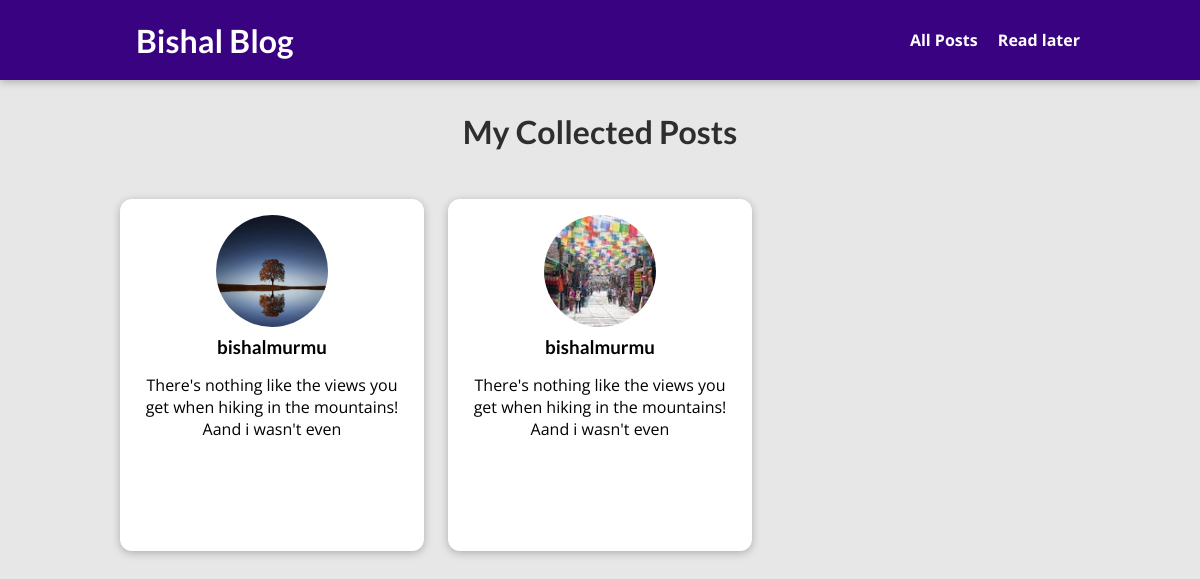
/posts/, run on the app's committed database.
### blog/models.py (models this page shows, shortened)
class Post(models.Model):
    title=models.CharField(max_length=20)
    image=models.ImageField(upload_to='image')
    author=models.CharField(max_length=50)
    date=models.DateTimeField(auto_now=True)
    excerpt=models.CharField(max_length=100)
    slug=models.SlugField(unique=True)
    content=models.TextField(validators=[MinLengthValidator(10)])
    author=models.ForeignKey(Author,on_delete=models.CASCADE)
    caption=models.ManyToManyField(Tag)

class Author(models.Model):
    first_name=models.CharField(max_length=20)
    last_name=models.CharField(max_length=20)
    email=models.EmailField(max_length=254)
    def full_name(self):
        return f'{self.first_name}{self.last_name}'
    def __str__(self):
        return self.full_name()

### blog/views.py (the view)
# urls.py: path('posts/',views.Postview.as_view(),name='all_post'),
class Postview(View):
    def get(self,request):
        all_post=Post.objects.all()
        content={
        'all_posts':all_post
    }
        return render(request,'blog/all_post.html',content)

### blog/templates/blog/all_post.html (shortened to what this page needs)
{% extends 'base.html' %}
{% load static %}
{% block cssfile %}
<link rel="stylesheet" type="text/css" href="{% static "index.css" %}">
<link rel="stylesheet" type="text/css" href="{% static "post.css" %}">
<link rel="stylesheet" type="text/css" href="{% static "all_post.css" %}">
{% endblock %}
{% block content %}
<header id='main-navigation'>
    <h1> <a href="{% url 'starting_page' %}"> Bishal Blog <a/> </h1>
        <nav>
            <a href="{% url 'all_post' %}">All Posts</a>
            <a href="{% url 'readlater' %}">Read later</a>
        </nav>
</header>
<section id="all-posts">
    <h2>My Collected Posts</h2>
    <ul>
    {% for item in all_posts %}
     {% include 'blog/include/include.html' %}
     {% endfor %}
    </ul>
  </section>
{% endblock %}

### blog/templates/blog/include/include.html
{% load static %}
<li>
    <article class="post">
      <a href="{% url 'specific_post' item.slug %}">
        <img src="{{item.image.url}}" alt="{{ item.title }}" />
        <div class="post__content">
            <h3>{{ item.author }}</h3>
          <p>
           {{ item.excerpt }}
          </p>
        </div>
      </a>
    </article>
  </li>

### blog/static/index.css (style rules this page uses)
.post { display: flex; justify-content: center; flex-direction: column; }

### blog/static/post.css (style rules this page uses)
.post { display: flex; flex-direction: column; align-items: center; text-align: center; }
.post a { text-decoration: none; color: black; transition: all 0.2s ease; padding: 1rem; }
.post img { width: 5rem; height: 5rem; object-fit: cover; border-radius: 50%; }
.post h3 { margin: 0.25rem 0; }

### blog/static/all_post.css (style rules this page uses)
body { background-color: #e7e7e7; }
#main-navigation { background-color: #390281; box-shadow: 0 2px 8px rgba(0, 0, 0, 0.25); }
#all-posts { margin: 7rem auto; width: 90%; max-width: 60rem; }
#all-posts h2 { text-align: center; font-size: 2rem; color: #2e2e2e; margin: 3rem 0; }
ul { list-style: none; margin: 0; padding: 0; display: grid; grid-template-columns: repeat(auto-fill, minmax(17rem, 1fr)); gap: 1.5rem; }
.post img { width: 7rem; height: 7rem; }
.post a { height: 22rem; transform-origin: center; box-shadow: 0 2px 8px rgba(0, 0, 0, 0.25); border-radius: 12px; background-color: white; }

### static/app.css (style rules this page uses)
* { box-sizing: border-box; }
html { font-family: 'Open Sans', 'Lato', sans-serif; }
body { margin: 0; }
h1, h2, h3 { font-family: 'Lato', sans-serif; font-weight: bold; }
#main-navigation { width: 100%; height: 5rem; display: flex; justify-content: space-between; align-items: center; padding: 0 10%; position: absolute; top: 0; left: 0; }
#main-navigation a { text-decoration: none; color: white; font-weight: bold; margin-left: 1rem; }

### data on the page
Post: image (picture), author "bishalmurmu", excerpt "There's nothing like the views you get when hiking in the mountains! Aand i wasn't even"
Post: image (picture), author "bishalmurmu", excerpt "There's nothing like the views you get when hiking in the mountains! Aand i wasn't even"
